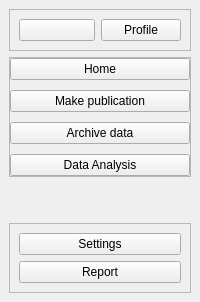
     <widget class="QWidget" name="leftMenuContainer" native="true">
      <layout class="QVBoxLayout" name="verticalLayout">
       <property name="spacing">
        <number>0</number>
       </property>
       <property name="leftMargin">
        <number>0</number>
       </property>
       <property name="topMargin">
        <number>0</number>
       </property>
       <property name="rightMargin">
        <number>0</number>
       </property>
       <property name="bottomMargin">
        <number>0</number>
       </property>
       <item>
        <widget class="QWidget" name="leftSubContainer" native="true">
         <property name="sizePolicy">
          <sizepolicy hsizetype="Preferred" vsizetype="Preferred">
           <horstretch>0</horstretch>
           <verstretch>0</verstretch>
          </sizepolicy>
         </property>
         <layout class="QVBoxLayout" name="verticalLayout_4">
          <item>
           <widget class="QFrame" name="leftMenuFrame">
            <property name="frameShape">
             <enum>QFrame::StyledPanel</enum>
            </property>
            <property name="frameShadow">
             <enum>QFrame::Raised</enum>
            </property>
            <layout class="QHBoxLayout" name="horizontalLayout_2">
             <item>
              <widget class="QPushButton" name="menuBtn">
               <property name="toolTip">
                <string>Menu</string>
               </property>
               <property name="text">
                <string/>
               </property>
               <property name="icon">
                <iconset resource="main_resources.qrc">
                 <normaloff>:/icons/icons/6498732_application_list_menu_mobile_smartphone_icon.png</normaloff>:/icons/icons/6498732_application_list_menu_mobile_smartphone_icon.png</iconset>
               </property>
               <property name="iconSize">
                <size>
                 <width>24</width>
                 <height>24</height>
                </size>
               </property>
              </widget>
             </item>
             <item>
              <widget class="QPushButton" name="profileBtn">
               <property name="text">
                <string>Profile</string>
               </property>
              </widget>
             </item>
            </layout>
           </widget>
          </item>
          <item alignment="Qt::AlignTop">
           <widget class="QFrame" name="leftCentralFrame">
            <property name="sizePolicy">
             <sizepolicy hsizetype="Preferred" vsizetype="Expanding">
              <horstretch>0</horstretch>
              <verstretch>0</verstretch>
             </sizepolicy>
            </property>
            <property name="frameShape">
             <enum>QFrame::StyledPanel</enum>
            </property>
            <property name="frameShadow">
             <enum>QFrame::Raised</enum>
            </property>
            <layout class="QVBoxLayout" name="verticalLayout_2">
             <property name="spacing">
              <number>10</number>
             </property>
             <property name="leftMargin">
              <number>0</number>
             </property>
             <property name="topMargin">
              <number>0</number>
             </property>
             <property name="rightMargin">
              <number>0</number>
             </property>
             <property name="bottomMargin">
              <number>0</number>
             </property>
             <item>
              <widget class="QPushButton" name="homeBtn">
               <property name="toolTip">
                <string>Home</string>
               </property>
               <property name="text">
                <string>Home</string>
               </property>
               <property name="icon">
                <iconset resource="main_resources.qrc">
                 <normaloff>:/icons/icons/icons8-home-64.png</normaloff>:/icons/icons/icons8-home-64.png</iconset>
               </property>
               <property name="iconSize">
                <size>
                 <width>24</width>
                 <height>24</height>
                </size>
               </property>
              </widget>
             </item>
             <item>
              <widget class="QPushButton" name="makePublicationBtn">
               <property name="text">
                <string>Make publication</string>
               </property>
               <property name="icon">
                <iconset resource="main_resources.qrc">
                 <normaloff>:/icons/icons/icons8-user-male-64.png</normaloff>:/icons/icons/icons8-user-male-64.png</iconset>
               </property>
              </widget>
             </item>
             <item>
              <widget class="QPushButton" name="archiveBtn">
               <property name="toolTip">
                <string>Archive</string>
               </property>
               <property name="text">
                <string>Archive data</string>
               </property>
               <property name="icon">
                <iconset resource="main_resources.qrc">
                 <normaloff>:/icons/icons/icons8-news-64.png</normaloff>:/icons/icons/icons8-news-64.png</iconset>
               </property>
               <property name="iconSize">
                <size>
                 <width>24</width>
                 <height>24</height>
                </size>
               </property>
              </widget>
             </item>
             <item>
              <widget class="QPushButton" name="dataAnalysisBtn">
               <property name="toolTip">
                <string>Data Analysis</string>
               </property>
               <property name="text">
                <string>Data Analysis</string>
               </property>
               <property name="icon">
                <iconset resource="main_resources.qrc">
                 <normaloff>:/icons/icons/7549001_user_interface_graph_chart_business_icon.png</normaloff>:/icons/icons/7549001_user_interface_graph_chart_business_icon.png</iconset>
               </property>
               <property name="iconSize">
                <size>
                 <width>24</width>
                 <height>24</height>
                </size>
               </property>
              </widget>
             </item>
            </layout>
           </widget>
          </item>
          <item>
           <spacer name="verticalSpacer">
            <property name="orientation">
             <enum>Qt::Vertical</enum>
            </property>
            <property name="sizeHint" stdset="0">
             <size>
              <width>20</width>
              <height>40</height>
             </size>
            </property>
           </spacer>
          </item>
          <item>
           <widget class="QFrame" name="leftBottomFrame">
            <property name="frameShape">
             <enum>QFrame::StyledPanel</enum>
            </property>
            <property name="frameShadow">
             <enum>QFrame::Raised</enum>
            </property>
            <layout class="QVBoxLayout" name="verticalLayout_3">
             <item>
              <widget class="QPushButton" name="settingsBtn">
               <property name="toolTip">
                <string>Settings</string>
               </property>
               <property name="text">
                <string>Settings</string>
               </property>
               <property name="icon">
                <iconset resource="main_resources.qrc">
                 <normaloff>:/icons/icons/icons8-settings-64.png</normaloff>:/icons/icons/icons8-settings-64.png</iconset>
               </property>
               <property name="iconSize">
                <size>
                 <width>24</width>
                 <height>24</height>
                </size>
               </property>
              </widget>
             </item>
             <item>
              <widget class="QPushButton" name="reportBtn">
               <property name="toolTip">
                <string>Report</string>
               </property>
               <property name="text">
                <string>Report</string>
               </property>
               <property name="icon">
                <iconset resource="main_resources.qrc">
                 <normaloff>:/icons/icons/7324045_ui_interface_email_mail_message_icon.png</normaloff>:/icons/icons/7324045_ui_interface_email_mail_message_icon.png</iconset>
               </property>
               <property name="iconSize">
                <size>
                 <width>24</width>
                 <height>24</height>
                </size>
               </property>
              </widget>
             </item>
            </layout>
           </widget>
          </item>
         </layout>
        </widget>
       </item>
      </layout>
     </widget>
